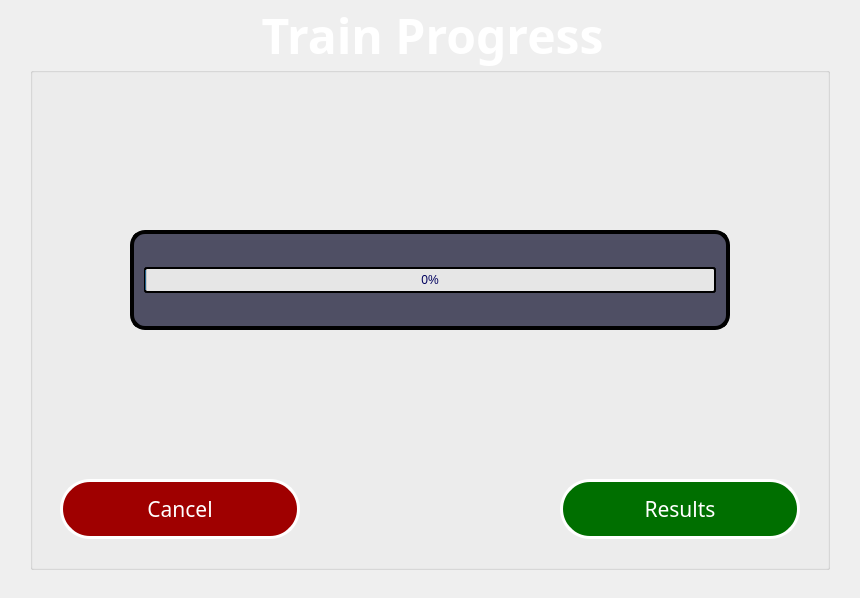
<?xml version="1.0" encoding="UTF-8"?>
<ui version="4.0">
 <class>TrainProgressWindow</class>
 <widget class="QMainWindow" name="TrainProgressWindow">
  <property name="geometry">
   <rect>
    <x>0</x>
    <y>0</y>
    <width>860</width>
    <height>598</height>
   </rect>
  </property>
  <property name="windowTitle">
   <string>Train Model Progress</string>
  </property>
  <widget class="QWidget" name="centralwidget">
   <widget class="QLabel" name="backgroundImg">
    <property name="geometry">
     <rect>
      <x>0</x>
      <y>0</y>
      <width>860</width>
      <height>600</height>
     </rect>
    </property>
    <property name="text">
     <string/>
    </property>
    <property name="pixmap">
     <pixmap>../RESOURCES/background.jpg</pixmap>
    </property>
    <property name="scaledContents">
     <bool>true</bool>
    </property>
   </widget>
   <widget class="QGroupBox" name="groupBox">
    <property name="enabled">
     <bool>true</bool>
    </property>
    <property name="geometry">
     <rect>
      <x>30</x>
      <y>0</y>
      <width>800</width>
      <height>570</height>
     </rect>
    </property>
    <property name="palette">
     <palette>
      <active>
       <colorrole role="WindowText">
        <brush brushstyle="SolidPattern">
         <color alpha="255">
          <red>255</red>
          <green>255</green>
          <blue>255</blue>
         </color>
        </brush>
       </colorrole>
       <colorrole role="Button">
        <brush brushstyle="SolidPattern">
         <color alpha="255">
          <red>0</red>
          <green>0</green>
          <blue>127</blue>
         </color>
        </brush>
       </colorrole>
       <colorrole role="Text">
        <brush brushstyle="SolidPattern">
         <color alpha="255">
          <red>255</red>
          <green>255</green>
          <blue>255</blue>
         </color>
        </brush>
       </colorrole>
       <colorrole role="ButtonText">
        <brush brushstyle="SolidPattern">
         <color alpha="255">
          <red>255</red>
          <green>255</green>
          <blue>255</blue>
         </color>
        </brush>
       </colorrole>
       <colorrole role="Base">
        <brush brushstyle="SolidPattern">
         <color alpha="255">
          <red>255</red>
          <green>255</green>
          <blue>255</blue>
         </color>
        </brush>
       </colorrole>
       <colorrole role="ToolTipText">
        <brush brushstyle="SolidPattern">
         <color alpha="255">
          <red>0</red>
          <green>0</green>
          <blue>0</blue>
         </color>
        </brush>
       </colorrole>
      </active>
      <inactive>
       <colorrole role="WindowText">
        <brush brushstyle="SolidPattern">
         <color alpha="255">
          <red>255</red>
          <green>255</green>
          <blue>255</blue>
         </color>
        </brush>
       </colorrole>
       <colorrole role="Button">
        <brush brushstyle="SolidPattern">
         <color alpha="255">
          <red>0</red>
          <green>0</green>
          <blue>127</blue>
         </color>
        </brush>
       </colorrole>
       <colorrole role="Text">
        <brush brushstyle="SolidPattern">
         <color alpha="255">
          <red>255</red>
          <green>255</green>
          <blue>255</blue>
         </color>
        </brush>
       </colorrole>
       <colorrole role="ButtonText">
        <brush brushstyle="SolidPattern">
         <color alpha="255">
          <red>255</red>
          <green>255</green>
          <blue>255</blue>
         </color>
        </brush>
       </colorrole>
       <colorrole role="Base">
        <brush brushstyle="SolidPattern">
         <color alpha="255">
          <red>255</red>
          <green>255</green>
          <blue>255</blue>
         </color>
        </brush>
       </colorrole>
       <colorrole role="ToolTipText">
        <brush brushstyle="SolidPattern">
         <color alpha="255">
          <red>0</red>
          <green>0</green>
          <blue>0</blue>
         </color>
        </brush>
       </colorrole>
      </inactive>
      <disabled>
       <colorrole role="WindowText">
        <brush brushstyle="SolidPattern">
         <color alpha="255">
          <red>255</red>
          <green>255</green>
          <blue>255</blue>
         </color>
        </brush>
       </colorrole>
       <colorrole role="Button">
        <brush brushstyle="SolidPattern">
         <color alpha="255">
          <red>0</red>
          <green>0</green>
          <blue>127</blue>
         </color>
        </brush>
       </colorrole>
       <colorrole role="Text">
        <brush brushstyle="SolidPattern">
         <color alpha="255">
          <red>255</red>
          <green>255</green>
          <blue>255</blue>
         </color>
        </brush>
       </colorrole>
       <colorrole role="ButtonText">
        <brush brushstyle="SolidPattern">
         <color alpha="255">
          <red>255</red>
          <green>255</green>
          <blue>255</blue>
         </color>
        </brush>
       </colorrole>
       <colorrole role="Base">
        <brush brushstyle="SolidPattern">
         <color alpha="255">
          <red>240</red>
          <green>240</green>
          <blue>240</blue>
         </color>
        </brush>
       </colorrole>
       <colorrole role="ToolTipText">
        <brush brushstyle="SolidPattern">
         <color alpha="255">
          <red>0</red>
          <green>0</green>
          <blue>0</blue>
         </color>
        </brush>
       </colorrole>
      </disabled>
     </palette>
    </property>
    <property name="font">
     <font>
      <family>Sitka Heading</family>
      <pointsize>36</pointsize>
      <weight>75</weight>
      <bold>true</bold>
      <underline>false</underline>
     </font>
    </property>
    <property name="styleSheet">
     <string notr="true">color: rgb(255, 255, 255);</string>
    </property>
    <property name="title">
     <string>Train Progress</string>
    </property>
    <property name="alignment">
     <set>Qt::AlignCenter</set>
    </property>
    <widget class="QPushButton" name="resultsBtn">
     <property name="enabled">
      <bool>false</bool>
     </property>
     <property name="geometry">
      <rect>
       <x>530</x>
       <y>479</y>
       <width>240</width>
       <height>60</height>
      </rect>
     </property>
     <property name="font">
      <font>
       <family>Sitka Small</family>
       <pointsize>16</pointsize>
       <weight>9</weight>
       <italic>false</italic>
       <bold>false</bold>
      </font>
     </property>
     <property name="acceptDrops">
      <bool>false</bool>
     </property>
     <property name="autoFillBackground">
      <bool>false</bool>
     </property>
     <property name="styleSheet">
      <string notr="true">background-color: rgb(0, 111, 0);

font: 75 16pt &quot;Sitka Small&quot;;
color: rgb(255, 255, 255);
border-width: 3px;
border-radius: 30px;
border-color: rgb(255, 255, 255);
border-style: solid;

alternate-background-color: rgb(135, 135, 135);</string>
     </property>
     <property name="text">
      <string>Results</string>
     </property>
     <property name="checkable">
      <bool>false</bool>
     </property>
     <property name="autoDefault">
      <bool>false</bool>
     </property>
     <property name="default">
      <bool>false</bool>
     </property>
     <property name="flat">
      <bool>false</bool>
     </property>
    </widget>
    <widget class="QPushButton" name="cancelBtn">
     <property name="enabled">
      <bool>true</bool>
     </property>
     <property name="geometry">
      <rect>
       <x>30</x>
       <y>479</y>
       <width>240</width>
       <height>60</height>
      </rect>
     </property>
     <property name="font">
      <font>
       <family>Sitka Small</family>
       <pointsize>16</pointsize>
       <weight>9</weight>
       <italic>false</italic>
       <bold>false</bold>
      </font>
     </property>
     <property name="acceptDrops">
      <bool>false</bool>
     </property>
     <property name="autoFillBackground">
      <bool>false</bool>
     </property>
     <property name="styleSheet">
      <string notr="true">
background-color: rgb(159, 0, 0);
font: 75 16pt &quot;Sitka Small&quot;;
color: rgb(255, 255, 255);
border-width: 3px;
border-radius: 30px;
border-color: rgb(255, 255, 255);
border-style: solid;</string>
     </property>
     <property name="text">
      <string>Cancel</string>
     </property>
     <property name="iconSize">
      <size>
       <width>24</width>
       <height>24</height>
      </size>
     </property>
     <property name="checkable">
      <bool>false</bool>
     </property>
     <property name="autoDefault">
      <bool>false</bool>
     </property>
     <property name="default">
      <bool>false</bool>
     </property>
     <property name="flat">
      <bool>false</bool>
     </property>
    </widget>
    <widget class="QFrame" name="verticalFrame">
     <property name="geometry">
      <rect>
       <x>100</x>
       <y>230</y>
       <width>600</width>
       <height>100</height>
      </rect>
     </property>
     <property name="font">
      <font>
       <family>Sitka Small</family>
       <pointsize>10</pointsize>
       <weight>50</weight>
       <italic>false</italic>
       <bold>false</bold>
      </font>
     </property>
     <property name="autoFillBackground">
      <bool>false</bool>
     </property>
     <property name="styleSheet">
      <string notr="true">border-width: 4px;
border-radius: 15px;
border-color: rgb(0, 0, 0);
border-style: solid;
font: 10pt &quot;Sitka Small&quot;;
color: rgb(255, 255, 255);
background-color: qlineargradient(spread:pad, x1:0.996, y1:0.0340909, x2:1, y2:0, stop:1 rgba(0, 0, 32, 170));</string>
     </property>
     <layout class="QVBoxLayout" name="verticalLayout">
      <property name="spacing">
       <number>0</number>
      </property>
      <property name="sizeConstraint">
       <enum>QLayout::SetNoConstraint</enum>
      </property>
      <property name="leftMargin">
       <number>10</number>
      </property>
      <property name="topMargin">
       <number>0</number>
      </property>
      <property name="rightMargin">
       <number>10</number>
      </property>
      <property name="bottomMargin">
       <number>0</number>
      </property>
      <item>
       <widget class="QProgressBar" name="progressBar">
        <property name="layoutDirection">
         <enum>Qt::LeftToRight</enum>
        </property>
        <property name="styleSheet">
         <string notr="true">background-color: rgb(230, 230, 230);
color: rgb(0, 0, 94);
border-width: 2px;
border-radius: 3px;</string>
        </property>
        <property name="value">
         <number>0</number>
        </property>
        <property name="alignment">
         <set>Qt::AlignCenter</set>
        </property>
        <property name="textVisible">
         <bool>true</bool>
        </property>
        <property name="orientation">
         <enum>Qt::Horizontal</enum>
        </property>
        <property name="invertedAppearance">
         <bool>false</bool>
        </property>
        <property name="textDirection">
         <enum>QProgressBar::TopToBottom</enum>
        </property>
       </widget>
      </item>
     </layout>
    </widget>
   </widget>
  </widget>
 </widget>
 <resources/>
 <connections/>
</ui>
